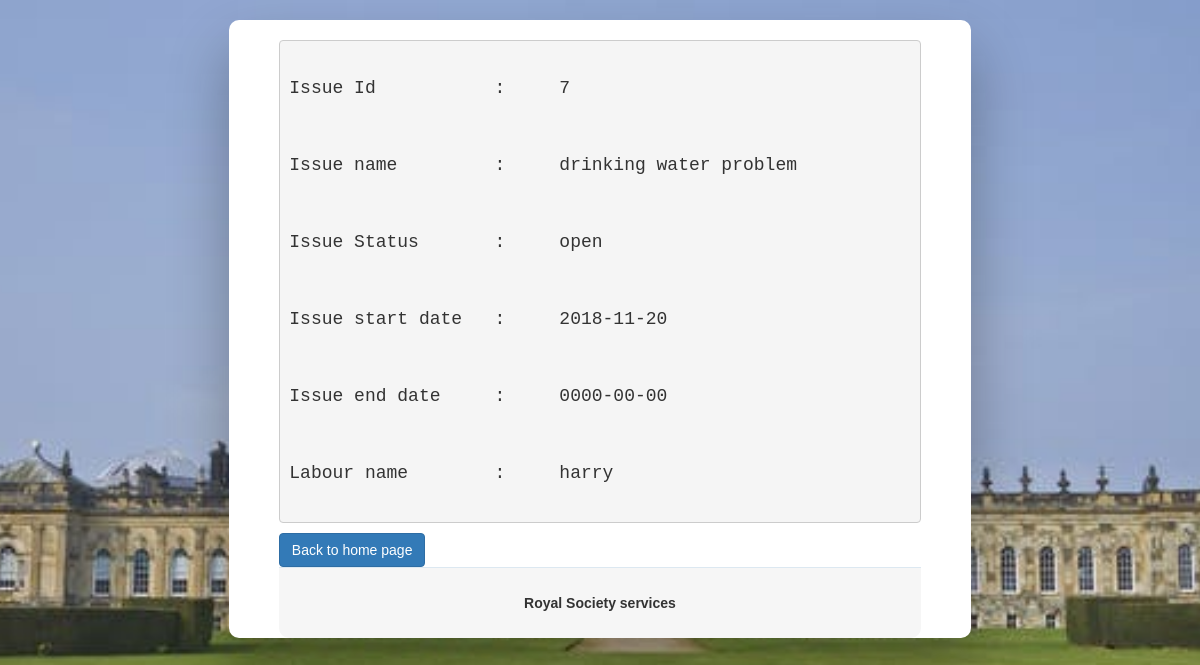
The page /admin/info.php?id=7 on the database its author committed.
### tables this page shows
CREATE TABLE `problem` (
  `issue_id` int(255) NOT NULL AUTO_INCREMENT,
  `category` varchar(255) NOT NULL,
  `user_name` varchar(255) DEFAULT NULL,
  `subject` varchar(255) NOT NULL,
  `issue` varchar(255) NOT NULL,
  `otp` varchar(255) NOT NULL,
  `status` varchar(255) NOT NULL DEFAULT 'open',
  `start_date` date NOT NULL,
  `end_date` date DEFAULT NULL,
  `labour_name` varchar(255) DEFAULT NULL,
  PRIMARY KEY (`issue_id`),
  UNIQUE KEY `otp` (`otp`)
);

### admin/admin_func.php (called while the page is built, shortened)
<?php
class show {
      public function info($abc,$id){
        $query = "SELECT * FROM problem where issue_id='$id'";
        $check = mysqli_query($abc,$query);
        return $check;
    }
}
$show = new show();
?>

### admin/info.php (the view, shortened to what this page needs)
<?php
include("admin_func.php");
$id = null;
if ( !empty($_GET['id'])) {
    $id = $_GET['id'];
}
$info = $show->info($conn,$id);
$issue_details= $info->fetch_assoc();
?>
<!DOCTYPE html>
<html>
<head>
    <link rel="stylesheet" type="text/css" media="screen" href="../css/bootstrap.min.css" />
    <link rel="stylesheet" type="text/css" media="screen" href="../css/index.css" />
    <link rel="stylesheet" type="text/css" media="screen" href="../css/style.css" />
</head>
<body style="background-image: url('../images/background.jpeg');
  background-repeat: no-repeat;
	background-position: center;
	background-size: cover;
	background-attachment: fixed;">
<div class="wrapper fadeInDown">
  <div id="formContent" style="padding-left:50px;padding-right:50px;text-align:left;"><br>
  <pre>
  <h4>Issue Id           :     <?php echo $issue_details['issue_id'];?></h4>
  <h4>Issue name         :     <?php echo $issue_details['issue'];?></h4>
  <h4>Issue Status       :     <?php echo $issue_details['status'];?></h4>
  <h4>Issue start date   :     <?php echo $issue_details['start_date'];?></h4>
  <h4>Issue end date     :     <?php echo $issue_details['end_date'];?></h4>
  <h4>Labour name        :     <?php echo $issue_details['labour_name'];?></h4>
</pre>
<div><a href="admin_dashboard.php"><button class="btn btn-primary">Back to home page</button></a>
</div>
    <div id="formFooter">
 <b> Royal Society services </b>
    </div>
  </div>
</div>
</body>
</html>

### css/index.css (style rules this page uses)
html { background-image: url('../images/background.jpeg'); background-repeat: no-repeat; background-position: center; background-size: cover; background-attachment: fixed; }
body { font-family: "Poppins", sans-serif; height: 100; }
a { color: #0F10F3; display:inline-block; text-decoration: none; font-weight: 400; }
.wrapper { display: flex; align-items: center; flex-direction: column; justify-content: center; width: 100%; min-height: 100%; padding: 20px; }
#formContent { -webkit-border-radius: 10px 10px 10px 10px; border-radius: 10px 10px 10px 10px; background: #fff; padding: 30px; width: 64%; position: relative; padding: 0px; -webkit-box-shadow: 0 30px 60px 0 rgba(0,0,0,0.3); box-shadow: 0 30px 60px 0 rgba(0,0,0,0.3); text-align: center; }
#formFooter { background-color: #f6f6f6; border-top: 1px solid #dce8f1; padding: 25px; text-align: center; -webkit-border-radius: 0 0 10px 10px; border-radius: 0 0 10px 10px; }
.fadeInDown { -webkit-animation-name: fadeInDown; animation-name: fadeInDown; -webkit-animation-duration: 1s; animation-duration: 1s; -webkit-animation-fill-mode: both; animation-fill-mode: both; }
* { box-sizing: border-box; }

### css/style.css (style rules this page uses)
html { background-image: url('../images/background.jpeg'); background-repeat: no-repeat; background-position: center; background-size: cover; background-attachment: fixed; }

### rows shown on the page
problem: issue_id "7", issue "drinking water problem", status "open", start_date "2018-11-20", end_date "0000-00-00", labour_name "harry"
